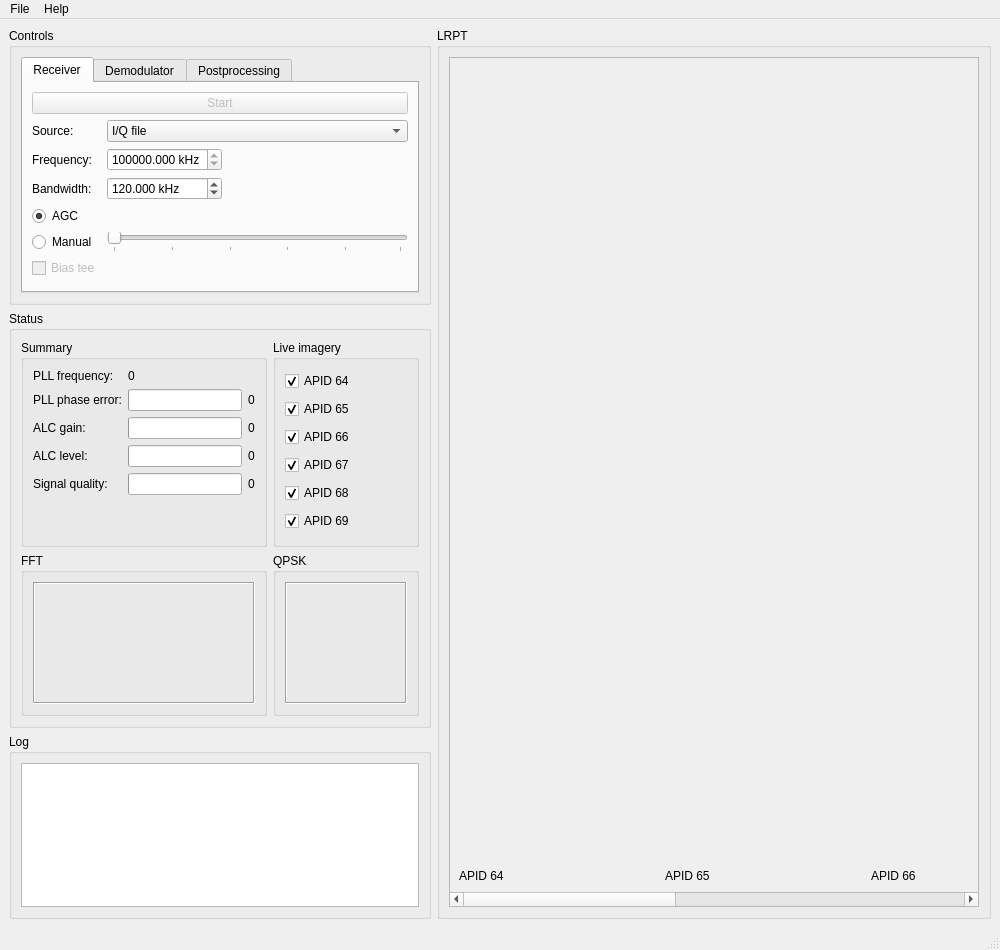
<?xml version="1.0" encoding="UTF-8"?>
<ui version="4.0">
 <class>MainWindow</class>
 <widget class="QMainWindow" name="MainWindow">
  <property name="geometry">
   <rect>
    <x>0</x>
    <y>0</y>
    <width>1000</width>
    <height>950</height>
   </rect>
  </property>
  <property name="windowTitle">
   <string>glrpt</string>
  </property>
  <widget class="QWidget" name="centralwidget">
   <layout class="QGridLayout" name="gridLayout_5" rowstretch="0,0,1" columnstretch="0,1">
    <item row="0" column="0">
     <widget class="QGroupBox" name="ControlsGB">
      <property name="title">
       <string>Controls</string>
      </property>
      <layout class="QVBoxLayout" name="verticalLayout_3">
       <item>
        <widget class="QTabWidget" name="tabWidget">
         <property name="currentIndex">
          <number>0</number>
         </property>
         <widget class="QWidget" name="tab">
          <attribute name="title">
           <string>Receiver</string>
          </attribute>
          <layout class="QGridLayout" name="gridLayout_4">
           <item row="0" column="0" colspan="3">
            <widget class="QPushButton" name="StartStopBtn">
             <property name="enabled">
              <bool>false</bool>
             </property>
             <property name="text">
              <string>Start</string>
             </property>
            </widget>
           </item>
           <item row="1" column="0">
            <widget class="QLabel" name="label_9">
             <property name="text">
              <string>Source:</string>
             </property>
            </widget>
           </item>
           <item row="1" column="1" colspan="2">
            <widget class="QComboBox" name="SourceCB">
             <item>
              <property name="text">
               <string>I/Q file</string>
              </property>
             </item>
             <item>
              <property name="text">
               <string>QPSK file</string>
              </property>
             </item>
            </widget>
           </item>
           <item row="2" column="0">
            <widget class="QLabel" name="label_10">
             <property name="text">
              <string>Frequency:</string>
             </property>
            </widget>
           </item>
           <item row="2" column="1">
            <widget class="QDoubleSpinBox" name="RcvFrequencySB">
             <property name="suffix">
              <string> kHz</string>
             </property>
             <property name="decimals">
              <number>3</number>
             </property>
             <property name="minimum">
              <double>130000.000000000000000</double>
             </property>
             <property name="maximum">
              <double>140000.000000000000000</double>
             </property>
             <property name="singleStep">
              <double>100.000000000000000</double>
             </property>
             <property name="value">
              <double>137100.000000000000000</double>
             </property>
            </widget>
           </item>
           <item row="2" column="2">
            <spacer name="horizontalSpacer">
             <property name="orientation">
              <enum>Qt::Horizontal</enum>
             </property>
             <property name="sizeHint" stdset="0">
              <size>
               <width>55</width>
               <height>20</height>
              </size>
             </property>
            </spacer>
           </item>
           <item row="3" column="0">
            <widget class="QLabel" name="label_11">
             <property name="text">
              <string>Bandwidth:</string>
             </property>
            </widget>
           </item>
           <item row="3" column="1">
            <widget class="QDoubleSpinBox" name="RcvBandwidthSB">
             <property name="suffix">
              <string> kHz</string>
             </property>
             <property name="decimals">
              <number>3</number>
             </property>
             <property name="minimum">
              <double>0.000000000000000</double>
             </property>
             <property name="maximum">
              <double>200.000000000000000</double>
             </property>
             <property name="singleStep">
              <double>10.000000000000000</double>
             </property>
             <property name="value">
              <double>120.000000000000000</double>
             </property>
            </widget>
           </item>
           <item row="3" column="2">
            <spacer name="horizontalSpacer_2">
             <property name="orientation">
              <enum>Qt::Horizontal</enum>
             </property>
             <property name="sizeHint" stdset="0">
              <size>
               <width>55</width>
               <height>20</height>
              </size>
             </property>
            </spacer>
           </item>
           <item row="4" column="0">
            <widget class="QRadioButton" name="AGCRB">
             <property name="text">
              <string>AGC</string>
             </property>
             <property name="checked">
              <bool>true</bool>
             </property>
            </widget>
           </item>
           <item row="5" column="0">
            <widget class="QRadioButton" name="ManualRB">
             <property name="text">
              <string>Manual</string>
             </property>
            </widget>
           </item>
           <item row="5" column="1" colspan="2">
            <widget class="QSlider" name="RcvGainSlider">
             <property name="enabled">
              <bool>false</bool>
             </property>
             <property name="orientation">
              <enum>Qt::Horizontal</enum>
             </property>
             <property name="tickPosition">
              <enum>QSlider::TicksBelow</enum>
             </property>
             <property name="tickInterval">
              <number>20</number>
             </property>
            </widget>
           </item>
           <item row="6" column="0">
            <widget class="QCheckBox" name="checkBox">
             <property name="enabled">
              <bool>false</bool>
             </property>
             <property name="text">
              <string>Bias tee</string>
             </property>
            </widget>
           </item>
          </layout>
         </widget>
         <widget class="QWidget" name="tab_2">
          <attribute name="title">
           <string>Demodulator</string>
          </attribute>
          <layout class="QGridLayout" name="gridLayout_3">
           <item row="1" column="2">
            <widget class="QDoubleSpinBox" name="PLLUnlockedSB">
             <property name="decimals">
              <number>2</number>
             </property>
             <property name="minimum">
              <double>0.000000000000000</double>
             </property>
             <property name="maximum">
              <double>2.000000000000000</double>
             </property>
             <property name="singleStep">
              <double>0.100000000000000</double>
             </property>
             <property name="value">
              <double>0.830000000000000</double>
             </property>
            </widget>
           </item>
           <item row="6" column="0">
            <widget class="QCheckBox" name="InterleavedCB">
             <property name="text">
              <string>Interleaving</string>
             </property>
            </widget>
           </item>
           <item row="0" column="0">
            <widget class="QLabel" name="label_12">
             <property name="text">
              <string>Costas bandwidth:</string>
             </property>
            </widget>
           </item>
           <item row="1" column="1">
            <widget class="QDoubleSpinBox" name="PLLLockedSB">
             <property name="decimals">
              <number>2</number>
             </property>
             <property name="minimum">
              <double>0.000000000000000</double>
             </property>
             <property name="maximum">
              <double>2.000000000000000</double>
             </property>
             <property name="singleStep">
              <double>0.100000000000000</double>
             </property>
             <property name="value">
              <double>0.800000000000000</double>
             </property>
            </widget>
           </item>
           <item row="0" column="1">
            <widget class="QDoubleSpinBox" name="PLLBandwidthSB">
             <property name="suffix">
              <string> Hz</string>
             </property>
             <property name="decimals">
              <number>1</number>
             </property>
             <property name="minimum">
              <double>0.000000000000000</double>
             </property>
             <property name="maximum">
              <double>500.000000000000000</double>
             </property>
             <property name="value">
              <double>100.000000000000000</double>
             </property>
            </widget>
           </item>
           <item row="4" column="0">
            <widget class="QCheckBox" name="OffsetCB">
             <property name="text">
              <string>Offset QPSK</string>
             </property>
            </widget>
           </item>
           <item row="5" column="0">
            <widget class="QCheckBox" name="DiffcodedCB">
             <property name="text">
              <string>Differential coding</string>
             </property>
            </widget>
           </item>
           <item row="1" column="0">
            <widget class="QLabel" name="label_16">
             <property name="text">
              <string>PLL locked/unlocked threshold:</string>
             </property>
            </widget>
           </item>
           <item row="2" column="0">
            <widget class="QLabel" name="label_14">
             <property name="text">
              <string>RRC order/alpha:</string>
             </property>
            </widget>
           </item>
           <item row="3" column="0">
            <widget class="QLabel" name="label_13">
             <property name="text">
              <string>Interpolation factor:</string>
             </property>
            </widget>
           </item>
           <item row="2" column="2">
            <widget class="QDoubleSpinBox" name="RRCAlphaSB">
             <property name="decimals">
              <number>2</number>
             </property>
             <property name="minimum">
              <double>0.000000000000000</double>
             </property>
             <property name="maximum">
              <double>1.000000000000000</double>
             </property>
             <property name="singleStep">
              <double>0.100000000000000</double>
             </property>
             <property name="value">
              <double>0.600000000000000</double>
             </property>
            </widget>
           </item>
           <item row="2" column="1">
            <widget class="QSpinBox" name="RRCOrderSB">
             <property name="maximum">
              <number>256</number>
             </property>
             <property name="value">
              <number>32</number>
             </property>
            </widget>
           </item>
           <item row="3" column="1">
            <widget class="QSpinBox" name="InterpolationFactorSB">
             <property name="maximum">
              <number>32</number>
             </property>
             <property name="value">
              <number>4</number>
             </property>
            </widget>
           </item>
          </layout>
         </widget>
         <widget class="QWidget" name="tab_3">
          <attribute name="title">
           <string>Postprocessing</string>
          </attribute>
         </widget>
        </widget>
       </item>
      </layout>
     </widget>
    </item>
    <item row="0" column="1" rowspan="3">
     <widget class="QGroupBox" name="LRPTGB">
      <property name="title">
       <string>LRPT</string>
      </property>
      <layout class="QVBoxLayout" name="verticalLayout_11">
       <item>
        <widget class="QScrollArea" name="scrollArea">
         <property name="widgetResizable">
          <bool>true</bool>
         </property>
         <widget class="QWidget" name="scrollAreaWidgetContents">
          <property name="geometry">
           <rect>
            <x>0</x>
            <y>0</y>
            <width>1260</width>
            <height>828</height>
           </rect>
          </property>
          <layout class="QHBoxLayout" name="horizontalLayout">
           <item>
            <layout class="QVBoxLayout" name="verticalLayout_5" stretch="1,0">
             <item>
              <widget class="QWidget" name="LRPTChan64Widget" native="true">
               <property name="minimumSize">
                <size>
                 <width>200</width>
                 <height>0</height>
                </size>
               </property>
              </widget>
             </item>
             <item>
              <widget class="QLabel" name="label">
               <property name="text">
                <string>APID 64</string>
               </property>
              </widget>
             </item>
            </layout>
           </item>
           <item>
            <layout class="QVBoxLayout" name="verticalLayout_6" stretch="1,0">
             <item>
              <widget class="QWidget" name="LRPTChan65Widget" native="true">
               <property name="minimumSize">
                <size>
                 <width>200</width>
                 <height>0</height>
                </size>
               </property>
              </widget>
             </item>
             <item>
              <widget class="QLabel" name="label_4">
               <property name="text">
                <string>APID 65</string>
               </property>
              </widget>
             </item>
            </layout>
           </item>
           <item>
            <layout class="QVBoxLayout" name="verticalLayout_7" stretch="1,0">
             <item>
              <widget class="QWidget" name="LRPTChan66Widget" native="true">
               <property name="minimumSize">
                <size>
                 <width>200</width>
                 <height>0</height>
                </size>
               </property>
              </widget>
             </item>
             <item>
              <widget class="QLabel" name="label_5">
               <property name="text">
                <string>APID 66</string>
               </property>
              </widget>
             </item>
            </layout>
           </item>
           <item>
            <layout class="QVBoxLayout" name="verticalLayout_8" stretch="1,0">
             <item>
              <widget class="QWidget" name="LRPTChan67Widget" native="true">
               <property name="minimumSize">
                <size>
                 <width>200</width>
                 <height>0</height>
                </size>
               </property>
              </widget>
             </item>
             <item>
              <widget class="QLabel" name="label_18">
               <property name="text">
                <string>APID 67</string>
               </property>
              </widget>
             </item>
            </layout>
           </item>
           <item>
            <layout class="QVBoxLayout" name="verticalLayout_9" stretch="1,0">
             <item>
              <widget class="QWidget" name="LRPTChan68Widget" native="true">
               <property name="minimumSize">
                <size>
                 <width>200</width>
                 <height>0</height>
                </size>
               </property>
              </widget>
             </item>
             <item>
              <widget class="QLabel" name="label_19">
               <property name="text">
                <string>APID 68</string>
               </property>
              </widget>
             </item>
            </layout>
           </item>
           <item>
            <layout class="QVBoxLayout" name="verticalLayout_10" stretch="1,0">
             <item>
              <widget class="QWidget" name="LRPTChan69Widget" native="true">
               <property name="minimumSize">
                <size>
                 <width>200</width>
                 <height>0</height>
                </size>
               </property>
              </widget>
             </item>
             <item>
              <widget class="QLabel" name="label_20">
               <property name="text">
                <string>APID 69</string>
               </property>
              </widget>
             </item>
            </layout>
           </item>
          </layout>
         </widget>
        </widget>
       </item>
      </layout>
     </widget>
    </item>
    <item row="1" column="0">
     <widget class="QGroupBox" name="StatusGB">
      <property name="title">
       <string>Status</string>
      </property>
      <layout class="QGridLayout" name="gridLayout_2">
       <item row="1" column="0">
        <widget class="QGroupBox" name="FFTGB">
         <property name="title">
          <string>FFT</string>
         </property>
         <layout class="QVBoxLayout" name="verticalLayout_12">
          <item>
           <widget class="QFrame" name="frame">
            <property name="frameShape">
             <enum>QFrame::Box</enum>
            </property>
            <property name="frameShadow">
             <enum>QFrame::Sunken</enum>
            </property>
            <layout class="QVBoxLayout" name="verticalLayout_2">
             <item>
              <widget class="FFTWidget" name="FFTPlot" native="true">
               <property name="minimumSize">
                <size>
                 <width>200</width>
                 <height>100</height>
                </size>
               </property>
               <property name="maximumSize">
                <size>
                 <width>200</width>
                 <height>100</height>
                </size>
               </property>
              </widget>
             </item>
            </layout>
           </widget>
          </item>
         </layout>
        </widget>
       </item>
       <item row="1" column="1">
        <widget class="QGroupBox" name="QPSKGB">
         <property name="title">
          <string>QPSK</string>
         </property>
         <layout class="QVBoxLayout" name="verticalLayout_13">
          <item>
           <widget class="QFrame" name="frame_2">
            <property name="frameShape">
             <enum>QFrame::Box</enum>
            </property>
            <property name="frameShadow">
             <enum>QFrame::Sunken</enum>
            </property>
            <layout class="QVBoxLayout" name="verticalLayout_4">
             <item>
              <widget class="QPSKWidget" name="QPSKPlot" native="true">
               <property name="minimumSize">
                <size>
                 <width>100</width>
                 <height>100</height>
                </size>
               </property>
               <property name="maximumSize">
                <size>
                 <width>100</width>
                 <height>100</height>
                </size>
               </property>
              </widget>
             </item>
            </layout>
           </widget>
          </item>
         </layout>
        </widget>
       </item>
       <item row="0" column="0">
        <widget class="QGroupBox" name="SummaryStatusGB">
         <property name="title">
          <string>Summary</string>
         </property>
         <layout class="QGridLayout" name="gridLayout">
          <item row="0" column="1">
           <widget class="QLabel" name="PLLFreqLbl">
            <property name="text">
             <string>0</string>
            </property>
           </widget>
          </item>
          <item row="3" column="2">
           <widget class="QLabel" name="ALCLevelLbl">
            <property name="text">
             <string>0</string>
            </property>
           </widget>
          </item>
          <item row="2" column="0">
           <widget class="QLabel" name="label_7">
            <property name="text">
             <string>ALC gain:</string>
            </property>
           </widget>
          </item>
          <item row="4" column="0">
           <widget class="QLabel" name="label_6">
            <property name="text">
             <string>Signal quality:</string>
            </property>
           </widget>
          </item>
          <item row="1" column="1">
           <widget class="QProgressBar" name="PhaseErrorBar">
            <property name="value">
             <number>0</number>
            </property>
            <property name="textVisible">
             <bool>false</bool>
            </property>
           </widget>
          </item>
          <item row="3" column="1">
           <widget class="QProgressBar" name="ALCLevelBar">
            <property name="value">
             <number>0</number>
            </property>
            <property name="textVisible">
             <bool>false</bool>
            </property>
           </widget>
          </item>
          <item row="2" column="2">
           <widget class="QLabel" name="ALCGainLbl">
            <property name="text">
             <string>0</string>
            </property>
           </widget>
          </item>
          <item row="0" column="0">
           <widget class="QLabel" name="label_3">
            <property name="text">
             <string>PLL frequency:</string>
            </property>
           </widget>
          </item>
          <item row="4" column="1">
           <widget class="QProgressBar" name="SignalQualityBar">
            <property name="value">
             <number>0</number>
            </property>
            <property name="textVisible">
             <bool>false</bool>
            </property>
           </widget>
          </item>
          <item row="1" column="0">
           <widget class="QLabel" name="label_2">
            <property name="text">
             <string>PLL phase error:</string>
            </property>
           </widget>
          </item>
          <item row="1" column="2">
           <widget class="QLabel" name="PhaseErrorLbl">
            <property name="text">
             <string>0</string>
            </property>
           </widget>
          </item>
          <item row="3" column="0">
           <widget class="QLabel" name="label_8">
            <property name="text">
             <string>ALC level:</string>
            </property>
           </widget>
          </item>
          <item row="2" column="1">
           <widget class="QProgressBar" name="ALCGainBar">
            <property name="value">
             <number>0</number>
            </property>
            <property name="textVisible">
             <bool>false</bool>
            </property>
           </widget>
          </item>
          <item row="4" column="2">
           <widget class="QLabel" name="SignalQualityLbl">
            <property name="text">
             <string>0</string>
            </property>
           </widget>
          </item>
          <item row="5" column="0" colspan="3">
           <spacer name="verticalSpacer">
            <property name="orientation">
             <enum>Qt::Vertical</enum>
            </property>
            <property name="sizeType">
             <enum>QSizePolicy::MinimumExpanding</enum>
            </property>
            <property name="sizeHint" stdset="0">
             <size>
              <width>20</width>
              <height>40</height>
             </size>
            </property>
           </spacer>
          </item>
         </layout>
        </widget>
       </item>
       <item row="0" column="1">
        <widget class="QGroupBox" name="LiveImageryGB">
         <property name="title">
          <string>Live imagery</string>
         </property>
         <layout class="QVBoxLayout" name="verticalLayout_14">
          <item>
           <widget class="QCheckBox" name="APID64ShowCB">
            <property name="text">
             <string>APID 64</string>
            </property>
            <property name="checked">
             <bool>true</bool>
            </property>
           </widget>
          </item>
          <item>
           <widget class="QCheckBox" name="APID65ShowCB">
            <property name="text">
             <string>APID 65</string>
            </property>
            <property name="checked">
             <bool>true</bool>
            </property>
           </widget>
          </item>
          <item>
           <widget class="QCheckBox" name="APID66ShowCB">
            <property name="text">
             <string>APID 66</string>
            </property>
            <property name="checked">
             <bool>true</bool>
            </property>
           </widget>
          </item>
          <item>
           <widget class="QCheckBox" name="APID67ShowCB">
            <property name="text">
             <string>APID 67</string>
            </property>
            <property name="checked">
             <bool>true</bool>
            </property>
           </widget>
          </item>
          <item>
           <widget class="QCheckBox" name="APID68ShowCB">
            <property name="text">
             <string>APID 68</string>
            </property>
            <property name="checked">
             <bool>true</bool>
            </property>
           </widget>
          </item>
          <item>
           <widget class="QCheckBox" name="APID69ShowCB">
            <property name="text">
             <string>APID 69</string>
            </property>
            <property name="checked">
             <bool>true</bool>
            </property>
           </widget>
          </item>
         </layout>
        </widget>
       </item>
      </layout>
     </widget>
    </item>
    <item row="2" column="0">
     <widget class="QGroupBox" name="LogGB">
      <property name="title">
       <string>Log</string>
      </property>
      <layout class="QVBoxLayout" name="verticalLayout">
       <item>
        <widget class="QPlainTextEdit" name="LogText">
         <property name="readOnly">
          <bool>true</bool>
         </property>
        </widget>
       </item>
      </layout>
     </widget>
    </item>
   </layout>
  </widget>
  <widget class="QMenuBar" name="menubar">
   <property name="geometry">
    <rect>
     <x>0</x>
     <y>0</y>
     <width>1000</width>
     <height>22</height>
    </rect>
   </property>
   <widget class="QMenu" name="menuFile">
    <property name="title">
     <string>File</string>
    </property>
    <addaction name="ExitAct"/>
   </widget>
   <widget class="QMenu" name="menuHelp">
    <property name="title">
     <string>Help</string>
    </property>
    <addaction name="AboutAct"/>
    <addaction name="AboutQtAct"/>
   </widget>
   <addaction name="menuFile"/>
   <addaction name="menuHelp"/>
  </widget>
  <widget class="QStatusBar" name="statusbar"/>
  <action name="AboutAct">
   <property name="text">
    <string>About</string>
   </property>
  </action>
  <action name="AboutQtAct">
   <property name="text">
    <string>About Qt</string>
   </property>
  </action>
  <action name="ExitAct">
   <property name="text">
    <string>Exit</string>
   </property>
  </action>
 </widget>
 <customwidgets>
  <customwidget>
   <class>FFTWidget</class>
   <extends>QWidget</extends>
   <header>FFTWidget.h</header>
   <container>1</container>
  </customwidget>
  <customwidget>
   <class>QPSKWidget</class>
   <extends>QWidget</extends>
   <header>QPSKWidget.h</header>
   <container>1</container>
  </customwidget>
 </customwidgets>
 <tabstops>
  <tabstop>tabWidget</tabstop>
  <tabstop>StartStopBtn</tabstop>
  <tabstop>SourceCB</tabstop>
  <tabstop>RcvFrequencySB</tabstop>
  <tabstop>RcvBandwidthSB</tabstop>
  <tabstop>AGCRB</tabstop>
  <tabstop>ManualRB</tabstop>
  <tabstop>RcvGainSlider</tabstop>
  <tabstop>checkBox</tabstop>
  <tabstop>PLLBandwidthSB</tabstop>
  <tabstop>PLLLockedSB</tabstop>
  <tabstop>PLLUnlockedSB</tabstop>
  <tabstop>RRCOrderSB</tabstop>
  <tabstop>RRCAlphaSB</tabstop>
  <tabstop>InterpolationFactorSB</tabstop>
  <tabstop>OffsetCB</tabstop>
  <tabstop>DiffcodedCB</tabstop>
  <tabstop>InterleavedCB</tabstop>
  <tabstop>APID64ShowCB</tabstop>
  <tabstop>APID65ShowCB</tabstop>
  <tabstop>APID66ShowCB</tabstop>
  <tabstop>APID67ShowCB</tabstop>
  <tabstop>APID68ShowCB</tabstop>
  <tabstop>APID69ShowCB</tabstop>
  <tabstop>LogText</tabstop>
  <tabstop>scrollArea</tabstop>
 </tabstops>
 <resources/>
 <connections/>
</ui>
